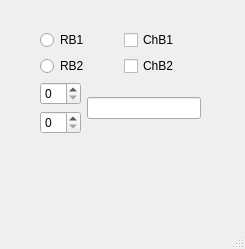
<?xml version="1.0" encoding="UTF-8"?>
<ui version="4.0">
 <class>MainWindow</class>
 <widget class="QMainWindow" name="MainWindow">
  <property name="geometry">
   <rect>
    <x>0</x>
    <y>0</y>
    <width>245</width>
    <height>249</height>
   </rect>
  </property>
  <property name="windowTitle">
   <string>MainWindow</string>
  </property>
  <widget class="QWidget" name="centralwidget">
   <widget class="QWidget" name="">
    <property name="geometry">
     <rect>
      <x>40</x>
      <y>30</y>
      <width>161</width>
      <height>144</height>
     </rect>
    </property>
    <layout class="QVBoxLayout" name="verticalLayout_4">
     <item>
      <layout class="QVBoxLayout" name="verticalLayout_3">
       <item>
        <layout class="QHBoxLayout" name="horizontalLayout">
         <item>
          <layout class="QVBoxLayout" name="verticalLayout">
           <item>
            <widget class="QRadioButton" name="radioButton">
             <property name="text">
              <string>RB1</string>
             </property>
            </widget>
           </item>
           <item>
            <widget class="QRadioButton" name="radioButton_2">
             <property name="text">
              <string>RB2</string>
             </property>
            </widget>
           </item>
          </layout>
         </item>
         <item>
          <layout class="QVBoxLayout" name="verticalLayout_2">
           <item>
            <widget class="QCheckBox" name="checkBox">
             <property name="text">
              <string>ChB1</string>
             </property>
            </widget>
           </item>
           <item>
            <widget class="QCheckBox" name="checkBox_2">
             <property name="text">
              <string>ChB2</string>
             </property>
            </widget>
           </item>
          </layout>
         </item>
        </layout>
       </item>
       <item>
        <layout class="QHBoxLayout" name="horizontalLayout_2"/>
       </item>
      </layout>
     </item>
     <item>
      <layout class="QHBoxLayout" name="horizontalLayout_3">
       <item>
        <layout class="QVBoxLayout" name="verticalLayout_5">
         <item>
          <widget class="QSpinBox" name="spinBox"/>
         </item>
         <item>
          <widget class="QSpinBox" name="spinBox_2"/>
         </item>
        </layout>
       </item>
       <item>
        <widget class="QLineEdit" name="lineEdit"/>
       </item>
      </layout>
     </item>
     <item>
      <widget class="QLabel" name="label">
       <property name="text">
        <string/>
       </property>
      </widget>
     </item>
    </layout>
   </widget>
  </widget>
  <widget class="QMenuBar" name="menubar">
   <property name="geometry">
    <rect>
     <x>0</x>
     <y>0</y>
     <width>245</width>
     <height>22</height>
    </rect>
   </property>
  </widget>
  <widget class="QStatusBar" name="statusbar"/>
 </widget>
 <resources/>
 <connections/>
</ui>
